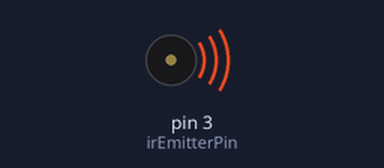
The sketch below on a simulated Arduino Uno, built with avr-gcc and run on an emulated ATmega328P. Parts: buzzer (waves = sounding).

Above: at 0.15 s.
Timing chart, 0 to 1.6 s (numbered marks = the images above):
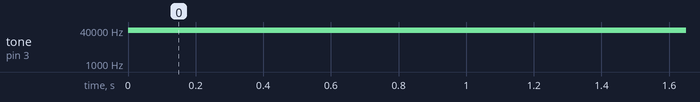

Measured:
- by itself, tone on pin 3 (irEmitterPin): silent → 38000 Hz at 0.00 s

The sketch:

IR-Emitter.ino
```cpp
const int irEmitterPin = 3;
const int timeIR = 25;
void setup() {
  pinMode(irEmitterPin, OUTPUT);
  Serial.begin(9600);
}

void loop() {
  tone(irEmitterPin, 38000, timeIR);
  delay(timeIR);
}
```
